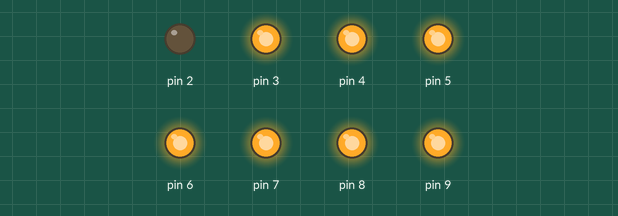
Simulated run of this sketch. Board: Arduino Uno, built with avr-gcc and run on an emulated ATmega328P. Parts: output pins drawn as LEDs (lit = HIGH).

Above: at 0.5 s.
At 2.5 s:
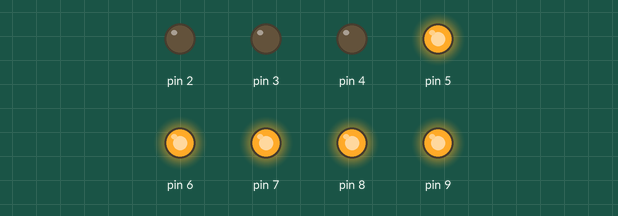
At 4.5 s:
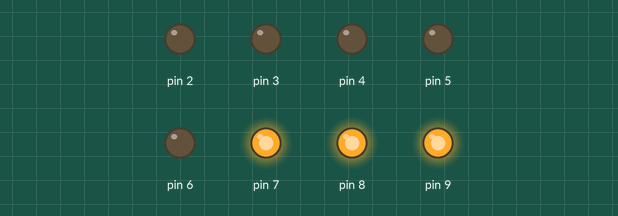
At 9.5 s:
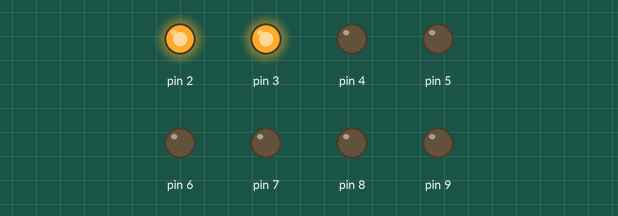
At 14.5 s:
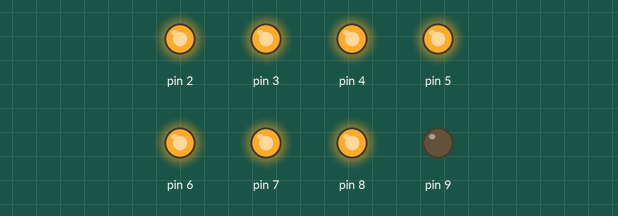
At 19.5 s:
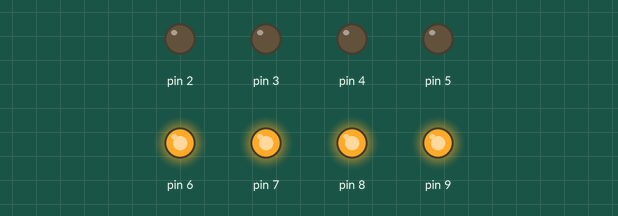
Timing chart, 0 to 20.8 s (numbered marks = the images above):
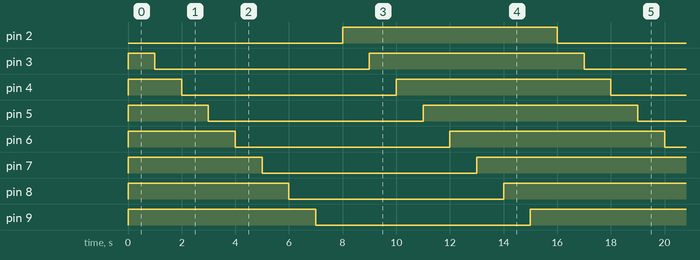

The sketch:

Siraylayakipsonduren.ino
```cpp
// SIRAYLA YANIYO SIRAYLA SÖNÜYO
int sure=150;
void setup()
{
 for(int i=2;i<10;i++)
 {
  pinMode(i,OUTPUT);
  digitalWrite(i,HIGH);
 }
}

void loop()
{
for(int i=2;i<10;i++)

  {
    digitalWrite(i,LOW);
     delay(1000);
  }
for(int i=2;i<10;i++)

  {
    digitalWrite(i,HIGH);
     delay(1000);
  }

}
```

Measured:
- by itself, pin 2–9: alternates HIGH for 8.0 s and LOW for 8.0 s
- by itself, everything shown: repeats every 16.0 s, in 16 steps
